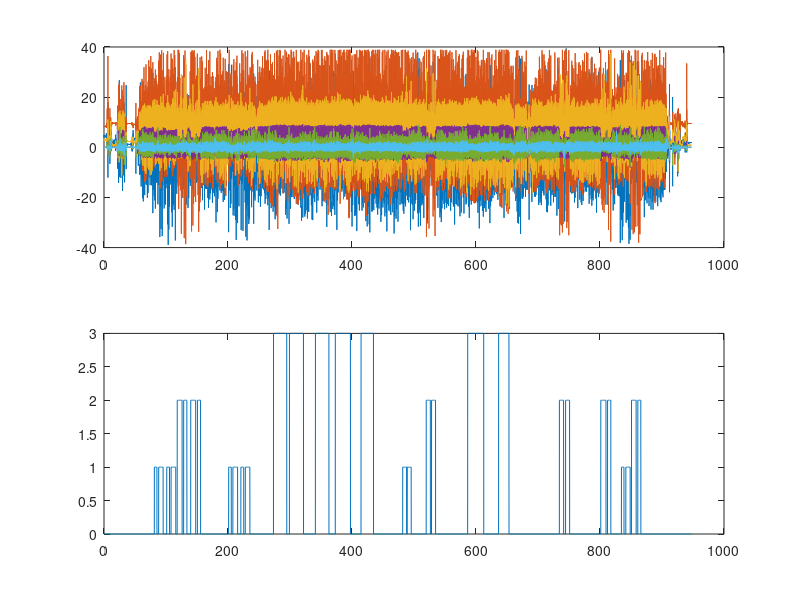

The MATLAB source for this figure:
% Simple script illustrating how to visualize some of the data

% Loading sample data
imu = csvread('TrainingData/subject_001_01__x.csv');
imu_t = csvread('TrainingData/subject_001_01__x_time.csv');
ann = csvread('TrainingData/subject_001_01__y.csv');
ann_t = csvread('TrainingData/subject_001_01__y_time.csv');

% Plotting data
figure(1), clf;
h(1) = subplot(2,1,1); plot(imu_t,imu);
h(2) = subplot(2,1,2); plot(ann_t,ann);
linkaxes(h,'x');
